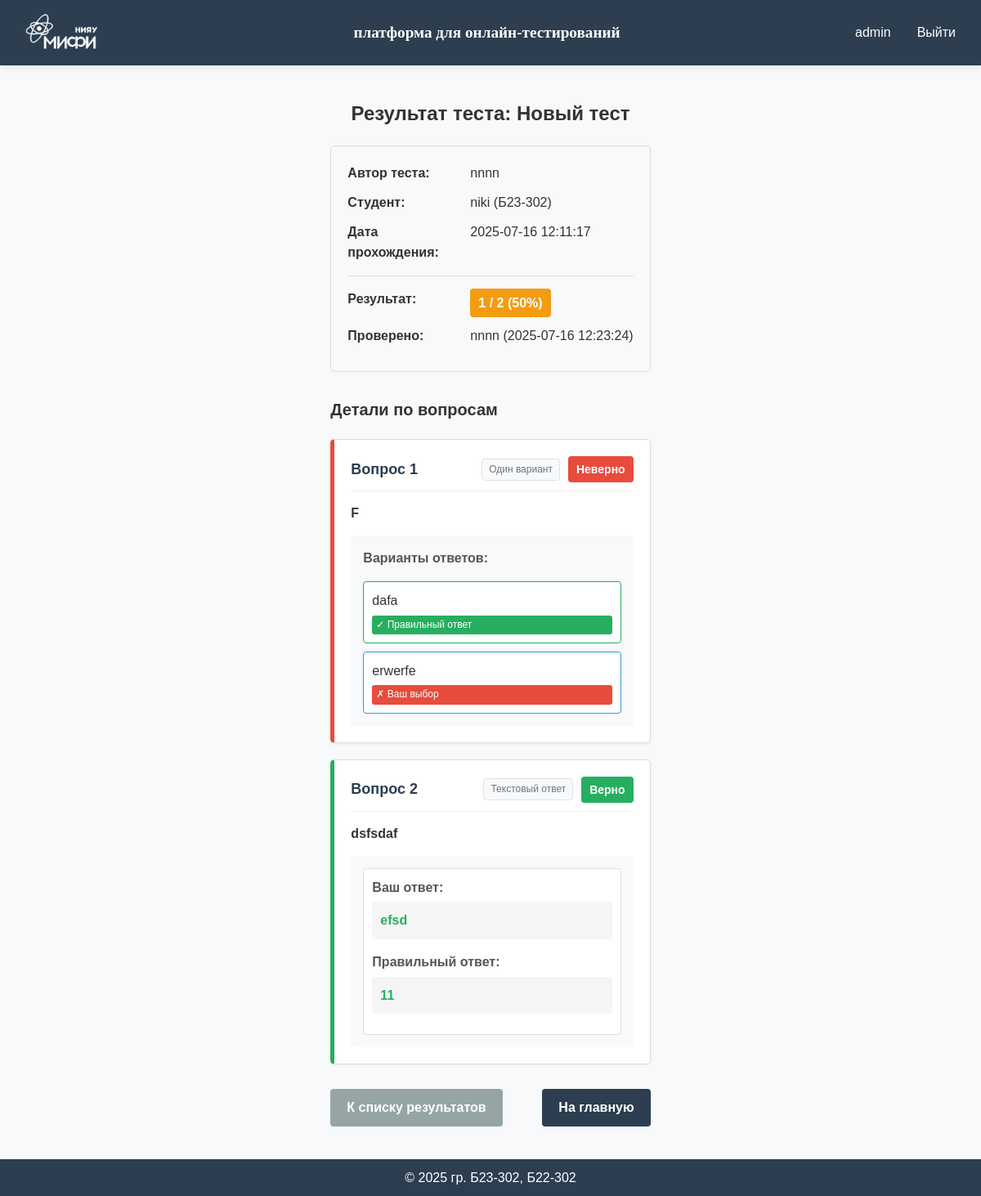
Screenshot of /result/3 (signed in) with the database file from the repository.
### app/models.py (models this page shows, shortened)
class User(db.Model, UserMixin):
    id = db.Column(db.Integer, primary_key=True)
    username = db.Column(db.String(80), unique=True, nullable=False)
    password_hash = db.Column(db.String(128), nullable=False)
    role = db.Column(db.String(20), nullable=False, default='user')
    group = db.Column(db.String(7), default="")

class Test(db.Model):
    __tablename__ = 'tests'  # Изменяем имя таблицы на 'tests'
    id = db.Column(db.Integer, primary_key=True)
    test_author = db.Column(db.String(80), nullable=False)
    test_info = db.Column(db.Text)  # Для SQLite используем Text вместо JSON
    groups = db.Column(db.Text)  # Переименовано с test_groups на groups

class TestResult(db.Model):
    __tablename__ = 'test_results'
    id = db.Column(db.Integer, primary_key=True)
    test_id = db.Column(db.Integer, db.ForeignKey('tests.id'), nullable=False)
    student_id = db.Column(db.Integer, db.ForeignKey('user.id'), nullable=False)
    test_result = db.Column(db.Text)  # Для SQLite используем Text вместо JSON для хранения результатов
    created_at = db.Column(db.DateTime, default=db.func.current_timestamp())
    is_graded = db.Column(db.Boolean, default=False)  # Флаг, указывающий, проверен ли тест вручную
    manual_score = db.Column(db.Integer, nullable=True)  # Оценка, выставленная вручную
    graded_at = db.Column(db.DateTime, nullable=True)  # Когда был проверен тест
    graded_by = db.Column(db.String(80), nullable=True)  # Кто проверил тест
    test = db.relationship('Test', backref=db.backref('results', lazy=True))
    student = db.relationship('User', backref=db.backref('test_results', lazy=True))

### app/pass_tests/routes.py (the view)
@pass_tests_bp.route('/result/<int:result_id>')
@login_required
def view_result(result_id):
    result = TestResult.query.get_or_404(result_id)
    if result.student_id != current_user.id and current_user.role != 'admin':
        flash('У вас нет доступа к этому результату.', 'danger')
        return redirect(url_for('pass_tests.results'))
    test = Test.query.get(result.test_id)
    if not test:
        flash('Тест не найден.', 'danger')
        return redirect(url_for('pass_tests.results'))
    test_info = json.loads(test.test_info)
    result_data = json.loads(result.test_result)
    return render_template('pass_tests/view_result.html',
                          test_name=test_info.get('name', 'Без названия'),
                          test_author=test.test_author,
                          result=result_data,
                          result_id=result.id,
                          test_id=test.id,
                          student=User.query.get(result.student_id),
                          is_graded=result.is_graded,
                          graded_by=result.graded_by,
                          graded_at=result.graded_at.strftime('%Y-%m-%d %H:%M:%S') if result.graded_at else None)

### app/models.py (called while the page is built)
@login_manager.user_loader
def load_user(user_id):
    return User.query.get(int(user_id))

### app/templates/pass_tests/view_result.html (shortened to what this page needs)
{% extends "base.html" %}
{% block content %}
<div class="result-detail">
    <h1 class="page-title">Результат теста: {{ test_name }}</h1>
    <div class="result-summary">
        <div class="summary-item">
            <span class="label">Автор теста:</span>
            <span class="value">{{ test_author }}</span>
        </div>
        <div class="summary-item">
            <span class="label">Студент:</span>
            <span class="value">{{ student.username }} ({{ student.group }})</span>
        </div>
        <div class="summary-item">
            <span class="label">Дата прохождения:</span>
            <span class="value">{{ result.completed_at }}</span>
        </div>
        <div class="summary-item score-item">
            <span class="label">Результат:</span>
            <span class="value score {% if result.percentage >= 70 %}good-score{% elif result.percentage >= 40 %}average-score{% else %}poor-score{% endif %}">
                {{ result.score }} / {{ result.total }} ({{ result.percentage }}%)
            </span>
        </div>
        {% if is_graded %}
        <div class="summary-item">
            <span class="label">Проверено:</span>
            <span class="value">{{ graded_by }} ({{ graded_at }})</span>
        </div>
        {% endif %}
    </div>
    <h2 class="section-title">Детали по вопросам</h2>
    <div class="questions-detail">
        {% for question_result in result.questions %}
            <div class="question-card {% if question_result.is_correct %}correct-answer{% else %}wrong-answer{% endif %}">
                <div class="question-header">
                    <h3>Вопрос {{ loop.index }}</h3>
                    <div class="question-info">
                        <span class="question-type-badge">
                            {% if question_result.type == 'single' %}
                                Один вариант
                            {% elif question_result.type == 'multiple' %}
                                Несколько вариантов
                            {% elif question_result.type == 'text' %}
                                Текстовый ответ
                            {% endif %}
                        </span>
                        <span class="result-badge {% if question_result.is_correct %}correct{% else %}wrong{% endif %}">
                            {% if question_result.is_correct %}Верно{% else %}Неверно{% endif %}
                        </span>
                    </div>
                </div>
                <div class="question-text">
                    {{ question_result.question }}
                </div>
                <div class="answer-detail">
                    {% if question_result.type == 'single' %}
                        <div class="options-list">
                            <h4>Варианты ответов:</h4>
                            <div class="options-grid">
                                {% for option in question_result.options %}
                                    <div class="option-item {% if option == question_result.user_answer %}user-selected{% endif %} {% if option == question_result.correct_answer %}correct-option{% endif %}">
                                        {{ option }}
                                        {% if option == question_result.user_answer and option == question_result.correct_answer %}
                                            <span class="option-badge correct">✓ Ваш выбор (верно)</span>
                                        {% elif option == question_result.user_answer %}
                                            <span class="option-badge wrong">✗ Ваш выбор</span>
                                        {% elif option == question_result.correct_answer %}
                                            <span class="option-badge correct">✓ Правильный ответ</span>
                                        {% endif %}
                                    </div>
                                {% endfor %}
                            </div>
                        </div>
                    {% elif question_result.type == 'text' %}
                        <div class="text-answer-detail">
                            <div class="answer-item">
                                <span class="answer-label">Ваш ответ:</span>
                                <span class="answer-value {% if question_result.is_correct %}correct-text{% else %}wrong-text{% endif %}">
                                    {{ question_result.user_answer or '<Нет ответа>' }}
                                </span>
                            </div>
                            <div class="answer-item">
                                <span class="answer-label">Правильный ответ:</span>
                                <span class="answer-value correct-text">
                                    {{ question_result.correct_answer }}
                                </span>
                            </div>
                        </div>
                    {% endif %}
                </div>
            </div>
        {% endfor %}
    </div>
    <div class="back-links">
        <a href="{{ url_for('pass_tests.results') }}" class="btn btn-secondary">К списку результатов</a>
        <a href="{{ url_for('main.index') }}" class="btn btn-primary">На главную</a>
    </div>
</div>
{% endblock %}

### app/templates/base.html (shortened to what this page needs)
<!DOCTYPE html>
<html lang="ru">
<head>
    <link rel="stylesheet" href="{{ url_for('static', filename='css/style.css') }}">
</head>
<body>
    <div class="page-wrapper">
        <header class="header">
            <div class="container">
                <img src="{{ url_for('static', filename='images/logo-mini-without (1).png') }}" class="mephi"/>
                <a href="{{ url_for('main.index') }}" class="logo">платформа для онлайн-тестирований</a>
                <nav class="nav">
                    {% if current_user.is_authenticated %}
                        <span class="username">{{ current_user.username }}</span>
                        <a href="{{ url_for('auth.logout') }}" class="nav-link">Выйти</a>
                    {% else %}
                        <a href="{{ url_for('auth.login') }}" class="nav-link">Войти</a>
                        <a href="{{ url_for('auth.register') }}" class="btn btn-primary">Зарегистрироваться</a>
                    {% endif %}
                </nav>
            </div>
        </header>
        <main class="main-content">
            <div class="container">
                {% block content %}{% endblock %}
            </div>
        </main>
        <footer class="footer">
            <div class="container">
                <p>&copy; 2025 гр. Б23-302, Б22-302</p>
            </div>
        </footer>
    </div>
</body>
</html>

### app/static/css/style.css (style rules this page uses)
:root { --primary-color: #4a6bff; --secondary-color: #6c757d; --success-color: #28a745; --danger-color: #dc3545; --light-color: #f8f9fa; --dark-color: #2c3e50; --text-color: #333; --border-radius: 4px; --box-shadow: 0 2px 10px rgba(0, 0, 0, 0.1); --transition: all 0.3s ease; }
* { margin: 0; padding: 0; box-sizing: border-box; }
html, body { height: 100%; }
body { font-family: Helvetica; line-height: 1.6; color: var(--text-color); background-color: var(--light-color); display: flex; flex-direction: column; }
.page-wrapper { display: flex; flex-direction: column; min-height: 100vh; }
.header { background-color: var(--dark-color); color: white; padding: 10px 0; box-shadow: var(--box-shadow); position: sticky; top: 0; z-index: 100; }
.header .container { display: flex; justify-content: space-between; align-items: center; max-width: 1200px; margin: 0 auto; padding: 0 15px; }
.mephi { height: 60px; width: auto; }
.logo { color: white; font-size: 1.2rem; font-weight: bold; font-family: Verdana; text-decoration: none; margin-left: 10px; }
.nav { display: flex; align-items: center; gap: 1rem; }
.nav-link, .btn { color: white; text-decoration: none; padding: 0.5rem 1rem; border-radius: var(--border-radius); transition: var(--transition); }
.btn-primary { background-color: var(--primary-color); }
.main-content { flex: 1; display: flex; justify-content: center; align-items: center; padding: 20px; }
.footer { background-color: var(--dark-color); color: white; padding: 10px 0; text-align: center; }
.footer .container { max-width: 1200px; margin: 0 auto; padding: 0 15px; }

### rows the page displays
User: username "admin"
Test: test_author "nnnn"
User: username "niki", group "Б23-302"
TestResult: graded_by "nnnn"

### other values shown
{{ test_name }} "Новый тест"
{{ result.completed_at }} "2025-07-16 12:11:17"
{{ result.score }} "1"
{{ result.total }} "2"
{{ result.percentage }} "50"
{{ graded_at }} "2025-07-16 12:23:24"
{{ question_result.question }} "F" "dsfsdaf"
{{ option }} "dafa" "erwerfe"
{{ question_result.user_answer or '<Нет ответа>' }} "efsd"
{{ question_result.correct_answer }} "11"
